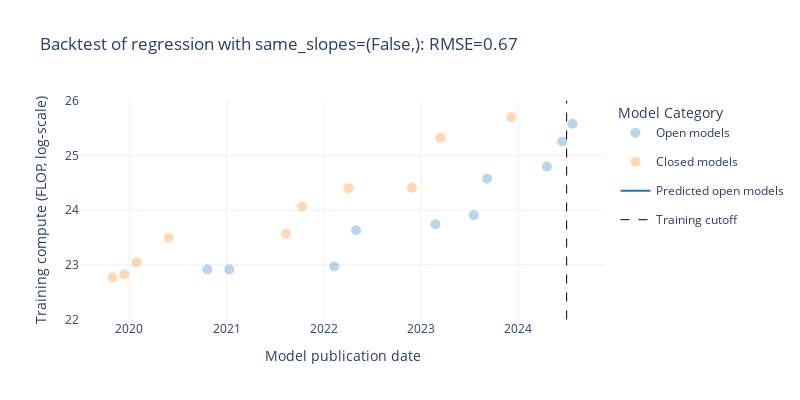

Notebook code for this chart:
### Code cell
same_slopes = (False,)
split_date = pd.Timestamp('2024-07-01')
train_df = df_filtered.loc[df_filtered['date'] < split_date]
test_df = df_filtered.loc[df_filtered['date'] >= split_date]
backtest_result = backtest_model(train_df, test_df, same_intercepts, same_slopes)
error = rmse(backtest_result['predicted_log_flop'], backtest_result['log_flop'])
closed_error = rmse(backtest_result[backtest_result['category'] == 'Closed']['predicted_log_flop'], backtest_result[backtest_result['category'] == 'Closed']['log_flop'])
open_error = rmse(backtest_result[backtest_result['category'] == 'Open']['predicted_log_flop'], backtest_result[backtest_result['category'] == 'Open']['log_flop'])
print(f"RMSE in log-FLOP from {split_date}: {error}")
print(f"RMSE in log-FLOP from {split_date} for closed models: {closed_error}")
print(f"RMSE in log-FLOP from {split_date} for open models: {open_error}")

fig = go.Figure()

# Plot raw data, separating by category
df_open = df_filtered[df_filtered['category'] == 'Open']
df_closed = df_filtered[df_filtered['category'] == 'Closed']
# Plot the original data points
fig.add_trace(go.Scatter(
    x=df_open['date'], y=df_open['log_flop'],
    mode='markers', name='Open models',
    marker=dict(color=colors['open'], opacity=0.3, size=10)
))
fig.add_trace(go.Scatter(
    x=df_closed['date'], y=df_closed['log_flop'],
    mode='markers', name='Closed models',
    marker=dict(color=colors['closed'], opacity=0.3, size=10)
))

# Plot predictions as lines for each category
test_df_open = backtest_result[backtest_result['category'] == 'Open']
test_df_closed = backtest_result[backtest_result['category'] == 'Closed']

fig.add_trace(go.Scatter(
    x=test_df_open['date'], y=test_df_open['predicted_log_flop'],
    mode='lines', name='Predicted open models',
    line=dict(color=colors['open'])
))
fig.add_trace(go.Scatter(
    x=test_df_closed['date'], y=test_df_closed['predicted_log_flop'],
    mode='lines', name='Predicted closed models',
    line=dict(color=colors['closed'])
))

# Vertical line at the split date
fig.add_shape(
    type="line",
    x0=split_date, y0=22, x1=split_date, y1=26,
    line=dict(color="black", width=1, dash="dash"),
    name='Training cutoff',
    legendgroup='Training Cutoff',  # Grouping for legend
    showlegend=True  # Ensure it appears in the legend
)

fig.update_layout(
    template='plotly_white',
    width=800,
    height=400,
    title=f'Backtest of regression with same_slopes={same_slopes}: RMSE={error:.2f}',
    xaxis_title='Model publication date',
    yaxis_title='Training compute (FLOP, log-scale)',
    legend_title='Model Category',
)

save_plot(fig, results_dir, f'backtest_example_{model_selection}_frontier={frontier_selection}_top{top_n}_cutoff={cutoff_date}_same_slopes={same_slopes}_split={split_date}')

fig.show()

### Figure 1 — Plotly figure (JSON) as saved in the notebook; plotly's stock layout.template omitted (floating-point values rounded to 4 significant figures)
{"data": [{"marker": {"color": "#1f77b4", "opacity": 0.3, "size": 10}, "mode": "markers", "name": "Open models", "type": "scatter", "x": ["2020-10-20T00:00:00", "2021-01-11T00:00:00", "2022-02-09T00:00:00", "2022-05-02T00:00:00", "2023-02-24T00:00:00", "2023-07-18T00:00:00", "2023-09-06T00:00:00", "2024-04-18T00:00:00", "2024-06-14T00:00:00", "2024-07-23T00:00:00"], "y": [22.91, 22.91, 22.97, 23.63, 23.74, 23.91, 24.58, 24.8, 25.26, 25.58]}, {"marker": {"color": "#ff7f0e", "opacity": 0.3, "size": 10}, "mode": "markers", "name": "Closed models", "type": "scatter", "x": ["2019-10-30T00:00:00", "2019-12-13T00:00:00", "2020-01-28T00:00:00", "2020-05-28T00:00:00", "2021-08-11T00:00:00", "2021-10-11T00:00:00", "2022-04-04T00:00:00", "2022-11-28T00:00:00", "2023-03-15T00:00:00", "2023-12-06T00:00:00"], "y": [22.77, 22.83, 23.05, 23.5, 23.57, 24.07, 24.4, 24.41, 25.32, 25.7]}, {"line": {"color": "#1f77b4"}, "mode": "lines", "name": "Predicted open models", "type": "scatter", "x": ["2024-07-23T00:00:00"], "y": [24.91]}, {"line": {"color": "#ff7f0e"}, "mode": "lines", "name": "Predicted closed models", "type": "scatter", "x": [], "y": []}], "layout": {"height": 400, "legend": {"title": {"text": "Model Category"}}, "shapes": [{"legendgroup": "Training Cutoff", "line": {"color": "black", "dash": "dash", "width": 1}, "name": "Training cutoff", "showlegend": true, "type": "line", "x0": "2024-07-01T00:00:00", "x1": "2024-07-01T00:00:00", "y0": 22, "y1": 26}], "title": {"text": "Backtest of regression with same_slopes=(False,): RMSE=0.67"}, "width": 800, "xaxis": {"title": {"text": "Model publication date"}}, "yaxis": {"title": {"text": "Training compute (FLOP, log-scale)"}}}}
